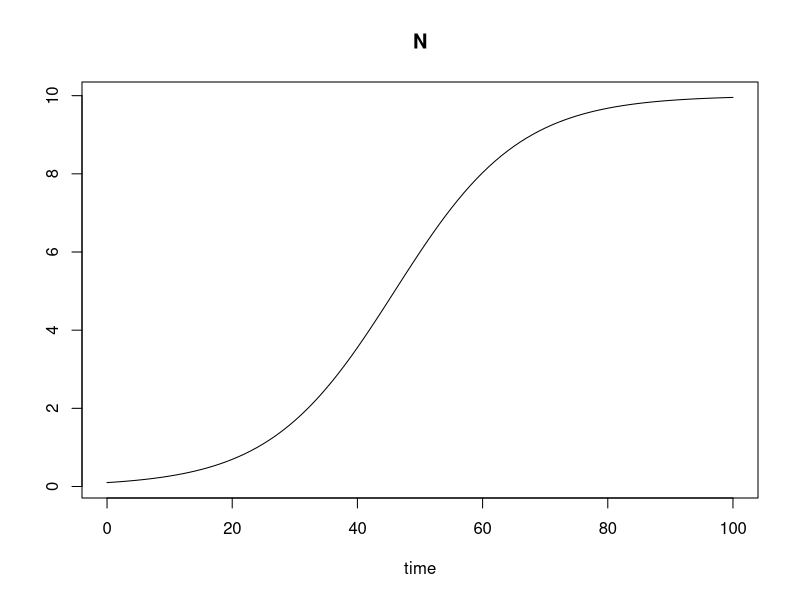
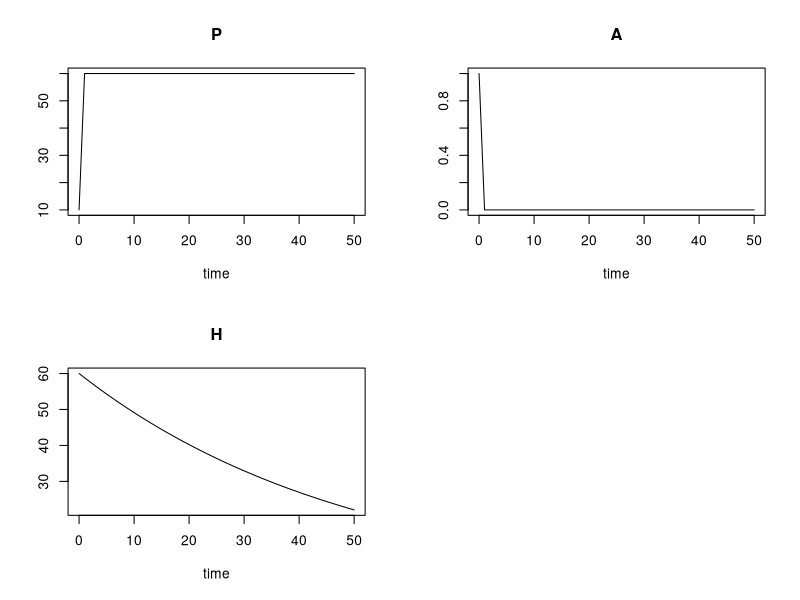

Generate these figures, in order, with R:
## ---- chunk 1
library(deSolve)
library(tidyverse)
## ---- chunk 2
model <- function(time, y, parms) {
  with(as.list(c(y, parms)), {
    dN <- r * N * (1-N / K)
    list(dN)
  })
}

y <- c(N = 0.1)
parms <- c(r = 0.1, K = 10)
times <- seq(0, 100, 1)

out <- ode(y, times, model, parms)
plot(out)
## ---- chunk 3
model <- function (time, y, parms) {
  with(as.list(c(y, parms)), {
    dP <- P * (r_c / K_c) * (K_c - P - (a_ca * A))
    dA <- A * (((r_a / K_a) * (K_a - A - (a_ac * P))) - (d_h * H))
    dH <- H * ((b_h * d_h * A * (1 - f_h + (f_h * (P / K_c)))) - u_h)
    list(c(dP, dA, dH))
  })
}
## ---- chunk 4
y <- c(P = 10, A = 1, H = 60)
parms <- c(r_c = 50, r_a = 100, 
           K_c = 60, K_a = 60, 
           a_ca = 1.5, a_ac = 0.5, 
           d_h = 5, b_h = 0.01, f_h = 0.85, u_h = 0.02)
times <- seq(0, 50, 1)
## ---- chunk 5
out <- ode(y, times, model, parms)
## ---- chunk 6
plot(out)
## ---- chunk 7
data.frame(u_h_vec =  c(NA, 0.02, seq(0.1, 0.7, by = 0.1)),
           stringsAsFactors = FALSE) %>%
  mutate(P = rep(NA), A = rep(NA), H = rep(NA)) -> df_loop

df_loop[1,] <- c(NA, 10, 1, 60)

for (i in 2: nrow(df_loop)) {
  y <- as.numeric(df_loop[i-1, 2:4])
  y <- ifelse(y <= 0, .001, y)
  names(y) <- c("P", "A", "H")
  out <- ode(y, times, model, parms)
  df_loop[i, 2:4] <- out[nrow(out), 2:4]
}
